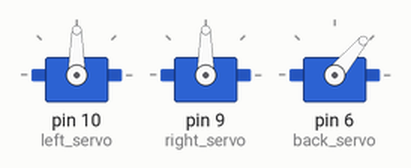
Bench run of a sketch on a simulated Arduino Uno, built with avr-gcc and run on an emulated ATmega328P. Shown: 3 × servo.

Above: at 0.1 s.
At 0.6 s:
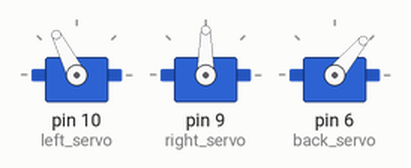
Timing chart, 0 to 2.1 s (numbered marks = the images above):
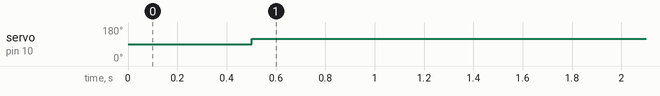

The sketch:

IK_WITH_CALIBRATION.ino
```cpp
#include<Servo.h>
Servo left_servo ,right_servo,back_servo;

 double angle_left,angle_right;
 int xs,ys;

float link_fl = 4.3,link_all = 11.0,x=3 , y = 20; // range of x is from -10 to 15
                                                  // range of y is from 10 to 20

void lift()
{
  back_servo.write(50);
}

void drop()
{
  back_servo.write(90);
}

void setup()
{
  Serial.begin(9600);
  left_servo.attach(10);
  right_servo.attach(9);
  back_servo.attach(6);
  lift();
  _delay_ms(500);
}

void ik()
{
  double sqrt_l=sqrt((x*x + y*y));
  double ac1=acos( x/sqrt_l )+acos( sqrt_l / (2.0*link_all) );
  angle_left = (ac1*180)/3.1416;

  double sqrt_r=sqrt(((x-link_fl)*(x-link_fl) + y*y));
  double ac2=acos( (x - link_fl)/sqrt_r ) - acos( sqrt_r / (2.0*link_all) );
  angle_right = (ac2*180)/3.1416;
}

void loop()
{
  ik();

  angle_left = map(angle_left , 0 , 180 , 25 , 185);
  left_servo.write(angle_left);

  angle_right = map(angle_right , 0 , 180 , 25 , 195);
  right_servo.write(angle_right);
}
```

Measured:
- by itself, servo on pin 10 (left_servo): 90° → 117° at 0.50 s
